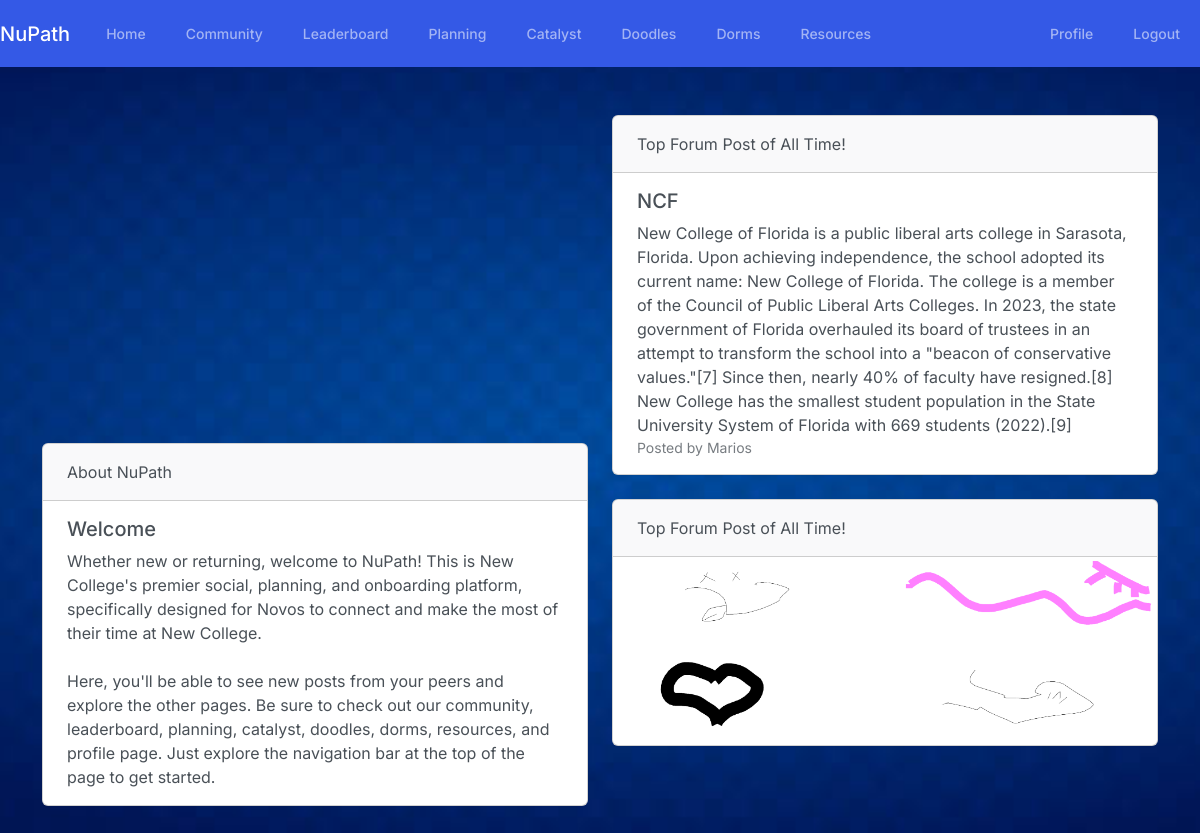
The app's page / (signed in), older data.
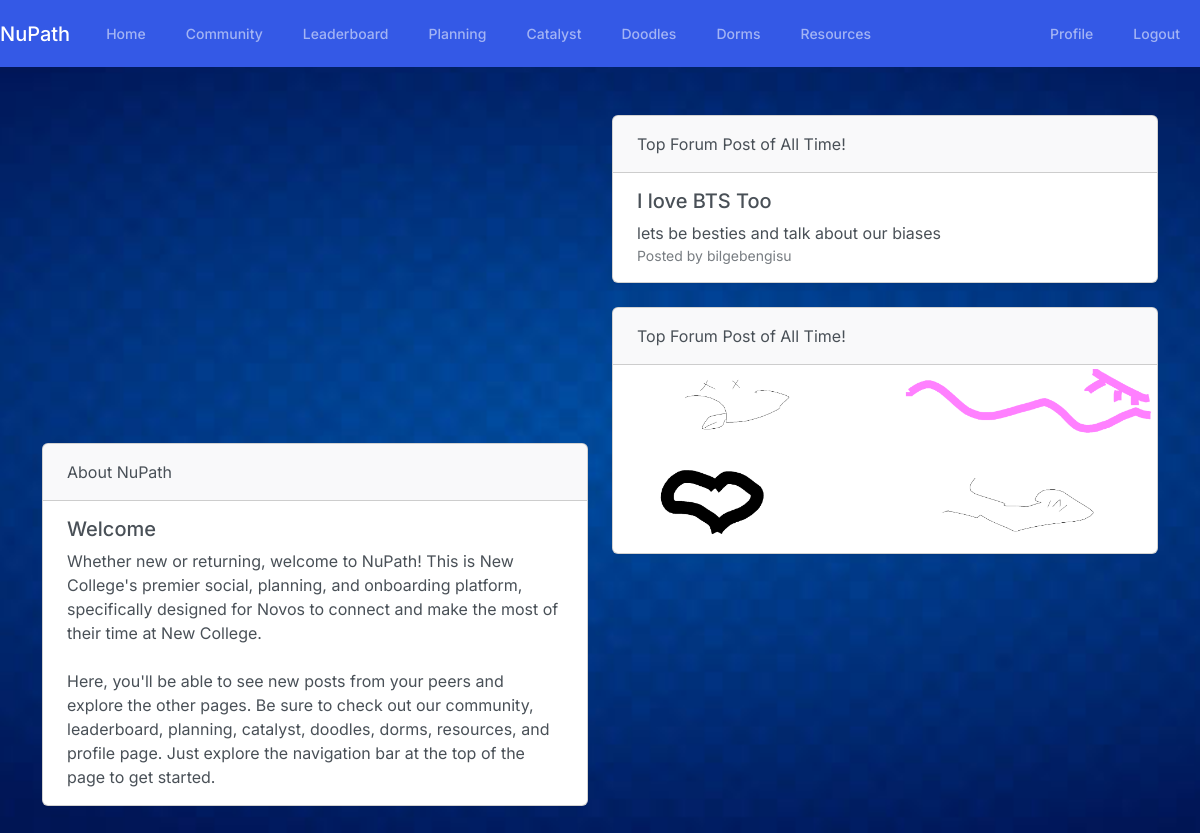
The same page, newer data.
### Features/models.py (models this page shows, shortened)
class Post(models.Model):
    title = models.CharField(max_length=100)
    content = models.TextField()
    date_posted = models.DateTimeField(default=timezone.now)
    author = models.ForeignKey(User, on_delete=models.CASCADE)
    upvotes = models.ManyToManyField(User, related_name='upvoted_posts', blank=True)
    downvotes = models.ManyToManyField(User, related_name='downvoted_posts', blank=True)

class Doodle(models.Model):
    image = models.ImageField(upload_to='doodles/')
    user = models.ForeignKey(User, on_delete=models.CASCADE)
    created_at = models.DateTimeField(auto_now_add=True)

### Features/views.py (the view)
# urls.py: 2. Add a URL to urlpatterns:  path('', views.home, name='home')
@login_required
def home(request):
    recent_doodles = Doodle.objects.all().order_by('-created_at')[:4]
    highest_upvote_ratio_post = Post.objects.annotate(
        upvote_ratio=Count('upvotes') - Count('downvotes')
    ).order_by('-upvote_ratio').first()
    context = {
        'youtube_api_key': 'AIzaSyA7iyQqwPGI-5wXDmwgm84zdVQEno9OyiM',
        'channel_id': 'UCeGK7w0jvoIKUaGgGlit59Q',
        'recent_doodles': recent_doodles,
        'highest_upvote_ratio_post': highest_upvote_ratio_post,
    }
    return render(request, 'Features/home.html', context)

### Features/templates/Features/home.html (shortened to what this page needs)
{% extends 'Features/base.html' %}
{% load static %}
{% block content %}
<div class="container mt-5">
    <div class="row">
        <div class="col-md-6">
            <div id="videoPlayerWrapper" class="d-flex justify-content-center mb-4">
                <div id="videoPlayer" class="ratio ratio-16x9">
                </div>
            </div>
            <div class="card shadow mb-4">
                <div class="card-header">About NuPath</div>
                <div class="card-body">
                    <h5 class="card-title">Welcome</h5>
                    <p class="card-text">
                        Whether new or returning, welcome to NuPath! This is New College's premier social, planning, and onboarding platform, specifically designed for Novos to connect and make the most of their time at New College. <br> <br> Here, you'll be able to see new posts from your peers and explore the other pages. Be sure to check out our community, leaderboard, planning, catalyst, doodles, dorms, resources, and profile page. Just explore the navigation bar at the top of the page to get started.
                    </p>
                </div>
            </div>
        </div>
        <div class="col-md-6">
            {% if highest_upvote_ratio_post %}
            <div class="card shadow mb-4">
            <div class="card-header">Top Forum Post of All Time!</div>
                <div class="card-body">
                    <h5 class="card-title">{{ highest_upvote_ratio_post.title }}</h5>
                    <p class="card-text">{{ highest_upvote_ratio_post.content }}</p>
                    <div class="d-flex justify-content-between align-items-center">
                        <small class="text-muted">Posted by {{ highest_upvote_ratio_post.author }}</small>
                        <span class="badge badge-success">+{{ highest_upvote_ratio_post.upvotes.count }}</span>
                        <span class="badge badge-danger">-{{ highest_upvote_ratio_post.downvotes.count }}</span>
                    </div>
                </div>
            </div>
            {% endif %}
            <div class="card shadow mb-4">
                <div class="card-header">Top Forum Post of All Time!</div>
                <div class="row">
                    {% for doodle in recent_doodles %}
                    <div class="col-6 mb-2">
                        <div class="bg-white p-1">
                            <img src="{{ doodle.image.url }}" class="img-fluid" alt="Doodle by {{ doodle.user.username }}">
                        </div>
                    </div>
                    {% endfor %}
                </div>
            </div>
        </div>
    </div>
</div>
{% endblock %}

### Features/templates/Features/base.html (shortened to what this page needs)
<!DOCTYPE html>
<html lang="en">
  <head>
    {% load static %}
    <link rel="stylesheet" type="text/css" href="https://bootswatch.com/5/zephyr/bootstrap.min.css">
</head>
  <body>
     <nav class="navbar navbar-expand-lg navbar-dark bg-primary fixed-top">
      <a class="navbar-brand" href="#">NuPath</a>
      <div class="collapse navbar-collapse" id="navbarSupportedContent">
        <ul class="navbar-nav mr-auto">
          {% if user.is_authenticated %}
          <li class="nav-item {% if request.path == '/home/' %}active{% endif %}">
            <a class="nav-link" href="/home/">Home</a>
          </li>
          <li class="nav-item {% if request.path == '/community/' %}active{% endif %}">
            <a class="nav-link" href="/community/">Community</a>
          </li>
          <li class="nav-item {% if request.path == '/leaderboard/' %}active{% endif %}">
            <a class="nav-link" href="/leaderboard/">Leaderboard</a>
          </li>
          <li class="nav-item {% if request.path == '/calendar/' %}active{% endif %}">
            <a class="nav-link" href="/calendar/">Planning</a>
          </li>
          <li class="nav-item {% if request.path == '/catalyst/' %}active{% endif %}">
            <a class="nav-link" href="/catalyst/">Catalyst</a>
          </li>
          <li class="nav-item {% if request.path == '/doodlespace/' %}active{% endif %}">
            <a class="nav-link" href="/doodlespace/">Doodles</a>
          </li>
          <li class="nav-item {% if request.path == '/dorms/' %}active{% endif %}">
            <a class="nav-link" href="/dorms/">Dorms</a>
          </li>
          <li class="nav-item {% if request.path == '/resources/' %}active{% endif %}">
            <a class="nav-link" href="/resources/">Resources</a>
          </li>
          {% endif %}
        </ul>
        <ul class="navbar-nav ms-auto">
          {% if user.is_authenticated %}
          <li class="nav-item {% if request.path == '/profile/' %}active{% endif %}">
            <a class="nav-link" href="/profile/">Profile</a>
          </li>
          <li class="nav-item">
            <form action="{% url 'logout' %}" method="post" class="form-inline">
              <button type="submit" class="btn btn-link nav-link">Logout</button>
            </form>
          </li>
          {% endif %}
        </ul>
      </div>
    </nav>
    <div class="container-centered d-flex flex-column vh-100" style="margin-top: 67px;">
      {% block content %}
      {% endblock %}
    </div>
  </body>
</html>

### Features/templates/Features/home.html (style rules this page uses)
.card-body p { margin-bottom: 0; }
#videoPlayerWrapper { max-width: 540px; margin: auto; }
.bg-white { background-color: #fff; border-radius: 0.25rem; }
body { background-image: url('/media/home.jpg'); background-size: cover; background-position: center; }

Row changes from the older to the newer data that the page shows:
no longer on this page (row unchanged): Post: title "NCF", content "New College of Florida is a public liberal arts college in Sarasota, Florida. Upon achieving independence, the school adopted its current name: New College of Florida. The college is a member of the Council of Public Liberal Arts Colleges. In 2023, the state government of Florida overhauled its board of trustees in an attempt to transform the school into a \"beacon of conservative values.\"[7] Since then, nearly 40% of faculty have resigned.[8] New College has the smallest student population in the State University System of Florida with 669 students (2022).[9]", author "Marios"
added Post: title "I love BTS Too", content "lets be besties and talk about our biases", author "bilgebengisu"
